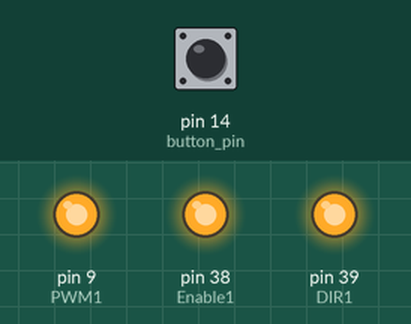
A sketch run on a simulated Arduino Mega 2560, built with avr-gcc and run on an emulated ATmega2560. On the bench: output pins drawn as LEDs (lit = HIGH). The inputs (shaded band) are chosen by the test bench; at power-on: pin 14 (button_pin) LOW. What the sketch prints to the serial monitor is not drawn.

Above: at 1.2 s.
1.3 s: pin 14 (button_pin) pulled HIGH for 0.15 s
At 2.1 s:
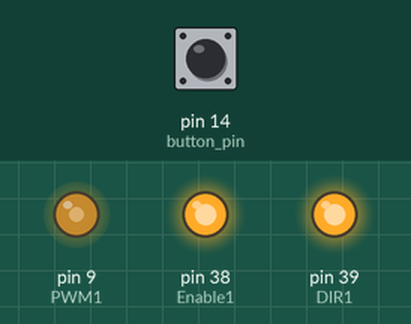
2.9 s: pin 14 (button_pin) pulled HIGH for 1 s
At 3.3 s:
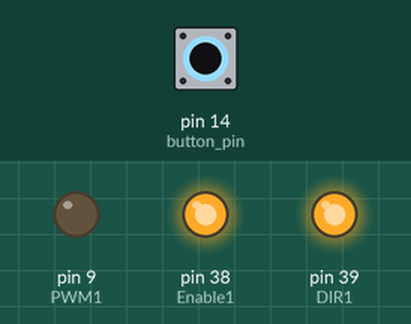
5.4 s: pin 14 (button_pin) pulled HIGH for 0.15 s
At 6.3 s:
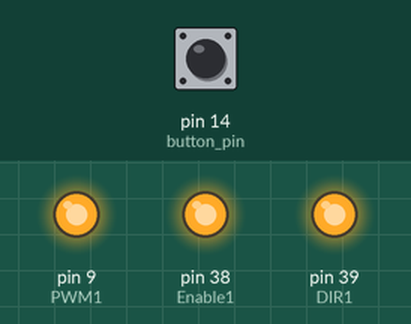
7.0 s: pin 14 (button_pin) pulled HIGH for 3.2 s
At 7.5 s:
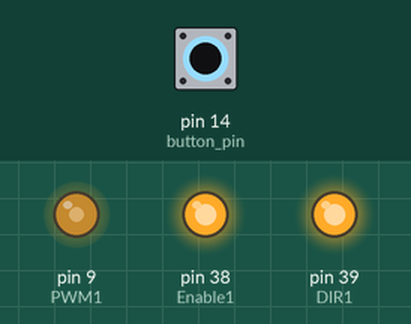
Timing chart, 0 to 10.0 s (numbered marks = the images above; inputs shaded):
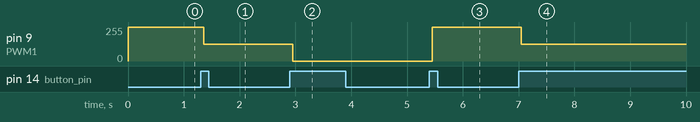

The sketch:

HW9-2_202255513.ino
```cpp
// HW9-2_202255513

 /* 풀다운 저항을 사용하여 버튼연결
 * 버튼을 누를 때 마다 모터가 정지, 최대속도 1/2, 최대 속도 상태로 변하도록 함
 */

int button_pin = 14;
int Enable1 = 38;
int PWM1 = 9;
int DIR1 = 39;

int count = 0;
// 버튼의 상태
boolean state_previous = false;
boolean state_current;

int Button_Count(){
  state_current = digitalRead(button_pin);
  if (state_current) {
  if (state_previous == false) {
    count++;
    state_previous = true;
  }
  delay(50); // 디바운싱
  }
  else {
    state_previous = false;
  }
  return count;
}

void setup() {
  Serial.begin(9600);
  pinMode(button_pin, INPUT);

  pinMode(Enable1, OUTPUT);
  pinMode(DIR1, OUTPUT);
  pinMode(PWM1, OUTPUT);

  digitalWrite(Enable1, HIGH);
  //모터 정방향, 최저속도
  digitalWrite(DIR1, HIGH);
  digitalWrite(PWM1, HIGH);
}

void loop() {
  int state = Button_Count() % 3; //0 - 정지 , 1 - 최고속도의 1/2, 2 - 최고속도
  Serial.println(count);
  Serial.println(state);
  if(state == 0){
    digitalWrite(PWM1, HIGH);
  }
  else if(state == 1){
    analogWrite(PWM1, 255/2);
  }
  else if(state = 2){
    digitalWrite(PWM1, LOW);
  }
}
```

Measured:
- after the input at 1.3 s, pin 9 (PWM1): 255/255 → 127/255 after 0.06 s
- after the input at 2.9 s, pin 9 (PWM1): 127/255 → 0/255 after 0.05 s
- after the input at 5.4 s, pin 9 (PWM1): 0/255 → 255/255 after 0.05 s
- after the input at 7.0 s, pin 9 (PWM1): 255/255 → 127/255 after 0.05 s
